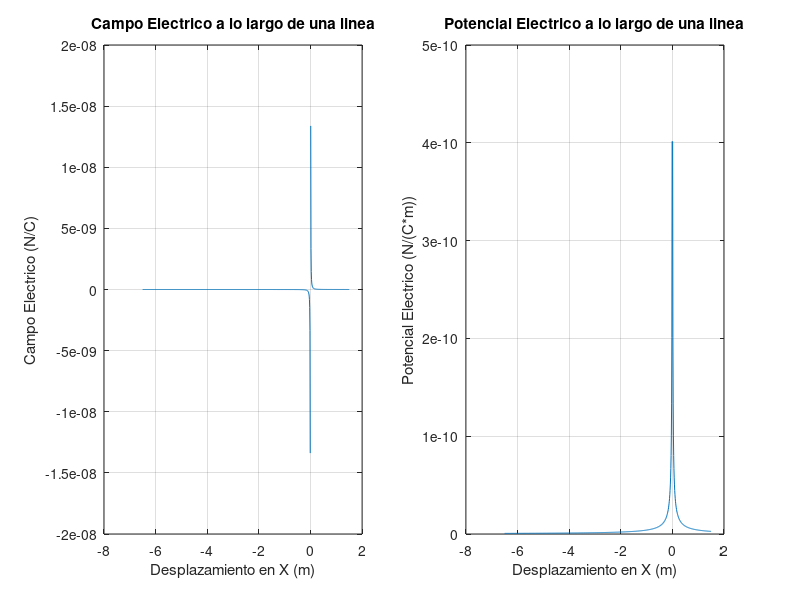

Here is the MATLAB script that generated this plot:
clear; clc;


function [E,V] =CampoPotencial (q,rq,r)
    epsilon= 8.8542E-12;
    k=(1/4*pi*epsilon);

    r_=r-rq;

    E = k*q.*r_./((norm(r_))^3);
    V = k*q/(norm(r_));
    
end

dx=0.01;

x= -6.5:dx:1.5;

rq=[0,0,0];
q=1;


for i= 1:length(x);
    r =[x(i);0;0];
    [E,V] = CampoPotencial (q,rq,r);
    for j= 1:3;    
        EE(1,i,j)=E(j);
        VV(1,i)=V;
    end 
end


figure(1)
subplot(1,2,1) ;
plot(x, EE(1,:,1)) ;
xlabel('Desplazamiento en X (m)') ;
ylabel('Campo Electrico (N/C)') ;
title('Campo Electrico a lo largo de una linea') ;
%axis equal;
grid on;

subplot(1,2,2) ;
plot(x, VV) ;
xlabel('Desplazamiento en X (m)') ;
ylabel('Potencial Electrico (N/(C*m))') ;
title('Potencial Electrico a lo largo de una linea') ;
%axis equal;
grid on;
